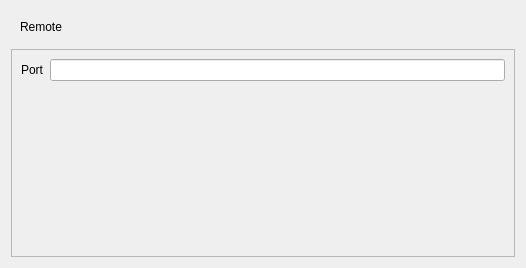
<?xml version="1.0" encoding="UTF-8"?>
<ui version="4.0">
 <class>Form</class>
 <widget class="QWidget" name="Form">
  <property name="geometry">
   <rect>
    <x>0</x>
    <y>0</y>
    <width>526</width>
    <height>268</height>
   </rect>
  </property>
  <property name="windowTitle">
   <string>Form</string>
  </property>
  <layout class="QVBoxLayout" name="verticalLayout">
   <item>
    <widget class="QWidget" name="widget" native="true">
     <layout class="QHBoxLayout" name="horizontalLayout">
      <item>
       <widget class="QLabel" name="label_banner">
        <property name="text">
         <string>Remote</string>
        </property>
       </widget>
      </item>
     </layout>
    </widget>
   </item>
   <item>
    <widget class="QScrollArea" name="scrollArea">
     <property name="widgetResizable">
      <bool>true</bool>
     </property>
     <widget class="QWidget" name="scrollAreaWidgetContents">
      <property name="geometry">
       <rect>
        <x>0</x>
        <y>0</y>
        <width>506</width>
        <height>208</height>
       </rect>
      </property>
      <layout class="QFormLayout" name="formLayout">
       <item row="0" column="0">
        <widget class="QLabel" name="label_port">
         <property name="text">
          <string>Port</string>
         </property>
        </widget>
       </item>
       <item row="0" column="1">
        <widget class="QLineEdit" name="port_input"/>
       </item>
      </layout>
     </widget>
    </widget>
   </item>
  </layout>
 </widget>
 <resources/>
 <connections/>
</ui>
